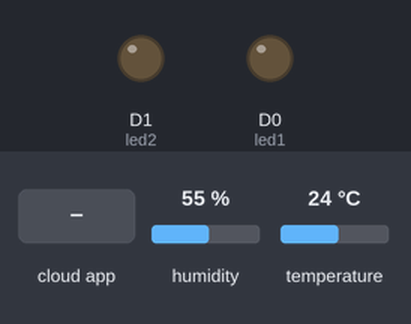
Simulated run of this sketch. Board: ESP8266 (NodeMCU). On the bench: output pins drawn as LEDs (lit = HIGH). The test bench sets the inputs (shaded band); at power-on: humidity 55 %, temperature 24 °C. WiFi joins after 1.5 s; servers stay silent unless stated; the Firebase database answers and starts empty; what the sketch prints to the serial monitor is not drawn.

Above: at 2.7 s.
2.8 s: the phone or cloud app sets led1 to 1
At 3.7 s:
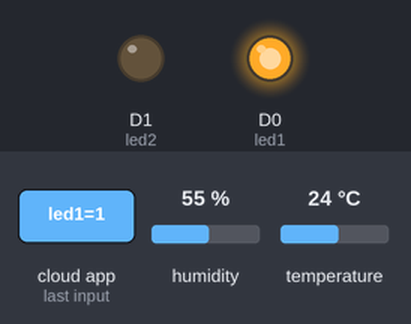
4.4 s: the phone or cloud app sets led2 to 1
At 5.9 s:
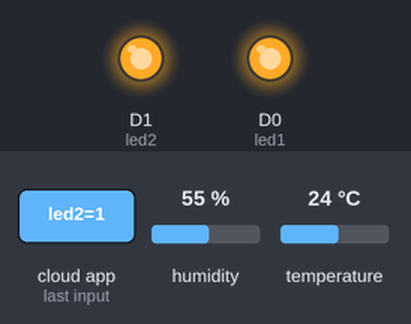
6.5 s: the phone or cloud app sets led1 to 0
At 7.4 s:
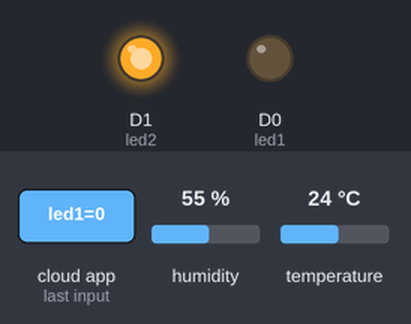
8.1 s: the phone or cloud app sets led2 to 0
At 9.5 s:
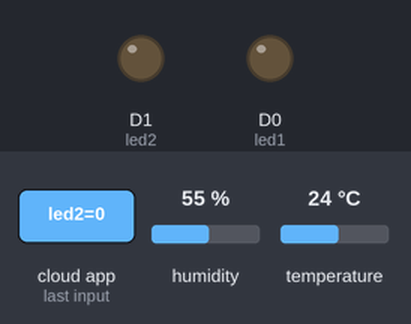
Timing chart, 0 to 11.1 s (numbered marks = the images above; inputs shaded):
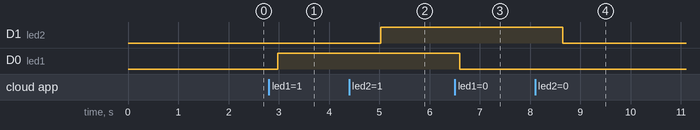

The sketch:

Final_Arduino_Code.ino
```cpp
#include "DHT.h"
#define DHTPIN D2
#define DHTTYPE DHT11

#include <Arduino.h>
#if defined(ESP32)
#include <WiFi.h>
#elif defined(ESP8266)
#include <ESP8266WiFi.h>
#endif
#include <Firebase_ESP_Client.h>
#include "FirebaseESP8266.h"  // Install Firebase ESP8266 library
#include <ESP8266WiFi.h>

DHT dht(DHTPIN, DHTTYPE);

//Provide the token generation process info.
#include "addons/TokenHelper.h"
//Provide the RTDB payload printing info and other helper functions.
#include "addons/RTDBHelper.h"

// Insert your network credentials
#define WIFI_SSID "NIET"
#define WIFI_PASSWORD "12345678"
#define FIREBASE_HOST "revamp1-7b80b-default-rtdb.firebaseio.com/" //Without http:// or https:// schemes
#define FIREBASE_AUTH "1EvC6Vj1GdEadXRePfIag9rsL4zncgfDcmmTL5NR"
int led1 = D0;
int led2 = D1;
// Insert Firebase project API Key
#define API_KEY "AIzaSyAmSzHFEtqcPKy6f3oh8ZJ4hMdQ14NvtWo"

// Insert RTDB URLefine the RTDB URL */
#define DATABASE_URL "dht11-2023-default-rtdb.firebaseio.com/"

//Define Firebase Data object
FirebaseData fbdo;
FirebaseData firebaseData;
FirebaseData ledData;
FirebaseData led2Data;
FirebaseJson json;
FirebaseAuth auth;
FirebaseConfig config;

//unsigned long sendDataPrevMillis = 0;
//int count = 0;
bool signupOK = false;

void setup() {
  pinMode(DHTPIN, INPUT);
  dht.begin();
  Serial.begin(115200);
  pinMode(led1,OUTPUT);
  pinMode(led2,OUTPUT);
  WiFi.begin(WIFI_SSID, WIFI_PASSWORD);
  Serial.print("Connecting to Wi-Fi");
  while (WiFi.status() != WL_CONNECTED) {
    Serial.print(".");
    delay(300);
  }
  Serial.println();
  Serial.print("Connected with IP: ");
  Serial.println(WiFi.localIP());
  Serial.println();

  /* Assign the api key (required) */
  config.api_key = API_KEY;

  /* Assign the RTDB URL (required) */
  config.database_url = DATABASE_URL;

  /* Sign up */
  if (Firebase.signUp(&config, &auth, "", "")) {
    Serial.println("ok");
    signupOK = true;
  }
  else {
    Serial.printf("%s\n", config.signer.signupError.message.c_str());
  }

  /* Assign the callback function for the long running token generation task */
  config.token_status_callback = tokenStatusCallback; //see addons/TokenHelper.h
  Firebase.begin(FIREBASE_HOST, FIREBASE_AUTH);
  Firebase.reconnectWiFi(true);
  Firebase.begin(&config, &auth);
  Firebase.reconnectWiFi(true);
}

void loop() {
  delay(1000);
  float h = dht.readHumidity();

  float t = dht.readTemperature();

  if (Firebase.ready() && signupOK ) {

    if (Firebase.RTDB.setFloat(&fbdo, "DHT/humidity", h)) {
      //      Serial.println("PASSED");
      Serial.print("Humidity: ");
      Serial.println(h);

    }
    else {
      Serial.println("FAILED");
      Serial.println("REASON: " + fbdo.errorReason());
    }


    // Write an Float number on the database path test/float
    if (Firebase.RTDB.setFloat(&fbdo, "DHT/temperature", t)) {
      //      Serial.println("PASSED");
      Serial.print("Temperature: ");
      Serial.println(t);
    }
    else {
      Serial.println("FAILED");
      Serial.println("REASON: " + fbdo.errorReason());
    }
  }
  Serial.println("______________________________");
   if (Firebase.getString(ledData, "/FirebaseIOT/led1")){
    Serial.println(ledData.stringData());
    if (ledData.stringData() == "1") {

        digitalWrite(led1, HIGH);
    }
  else if (ledData.stringData() == "0"){
    digitalWrite(led1, LOW);
    }
  }
  delay(100);

  if (Firebase.getString(led2Data, "/FirebaseIOT/led2")){
    Serial.println(led2Data.stringData());
    if (led2Data.stringData() == "1") {
    digitalWrite(led2, HIGH);

    }
  else if (led2Data.stringData() == "0"){
    digitalWrite(led2, LOW);
    }
  }
  delay(100);
}
```

Measured:
- after the input at 2.8 s, D0 (led1): LOW → HIGH after 0.18 s
- after the input at 4.4 s, D1 (led2): LOW → HIGH after 0.63 s
- after the input at 6.5 s, D0 (led1): HIGH → LOW after 0.10 s
- after the input at 8.1 s, D1 (led2): HIGH → LOW after 0.55 s
